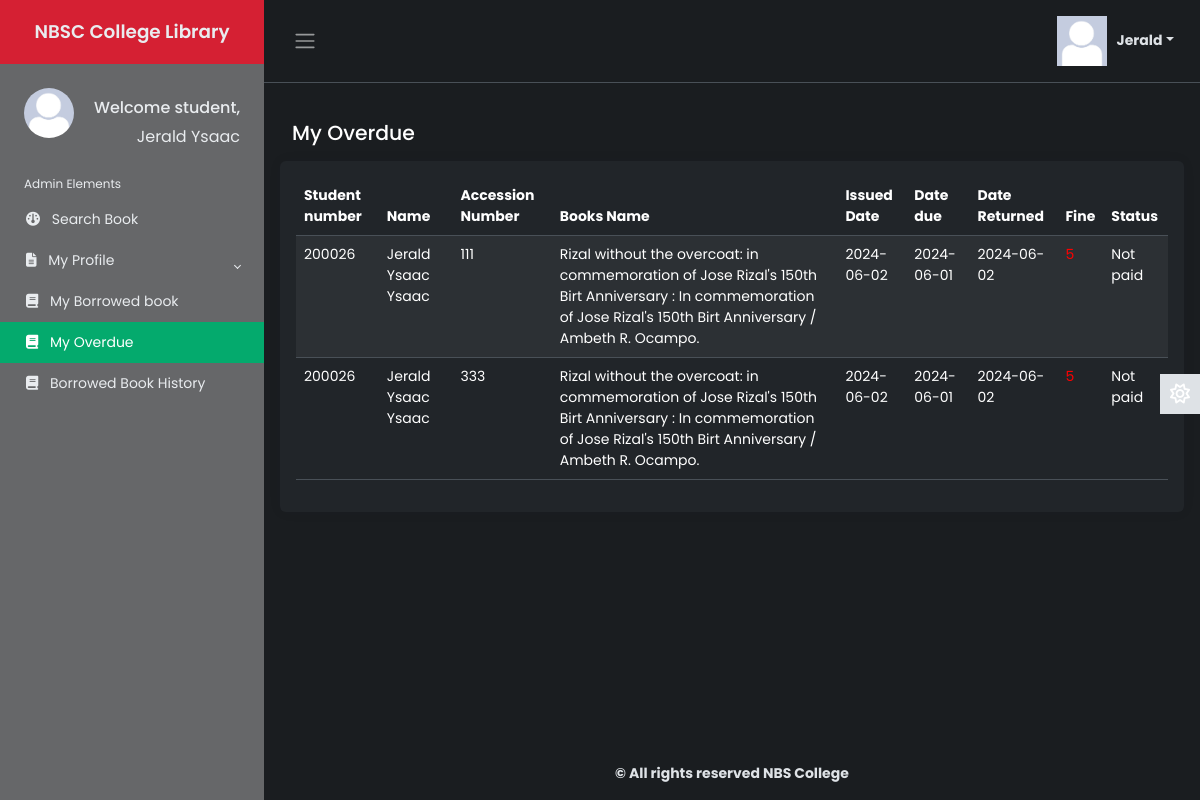
/Source/librarian/user/student/finezone.php (signed in), run on an earlier commit of the app's database.
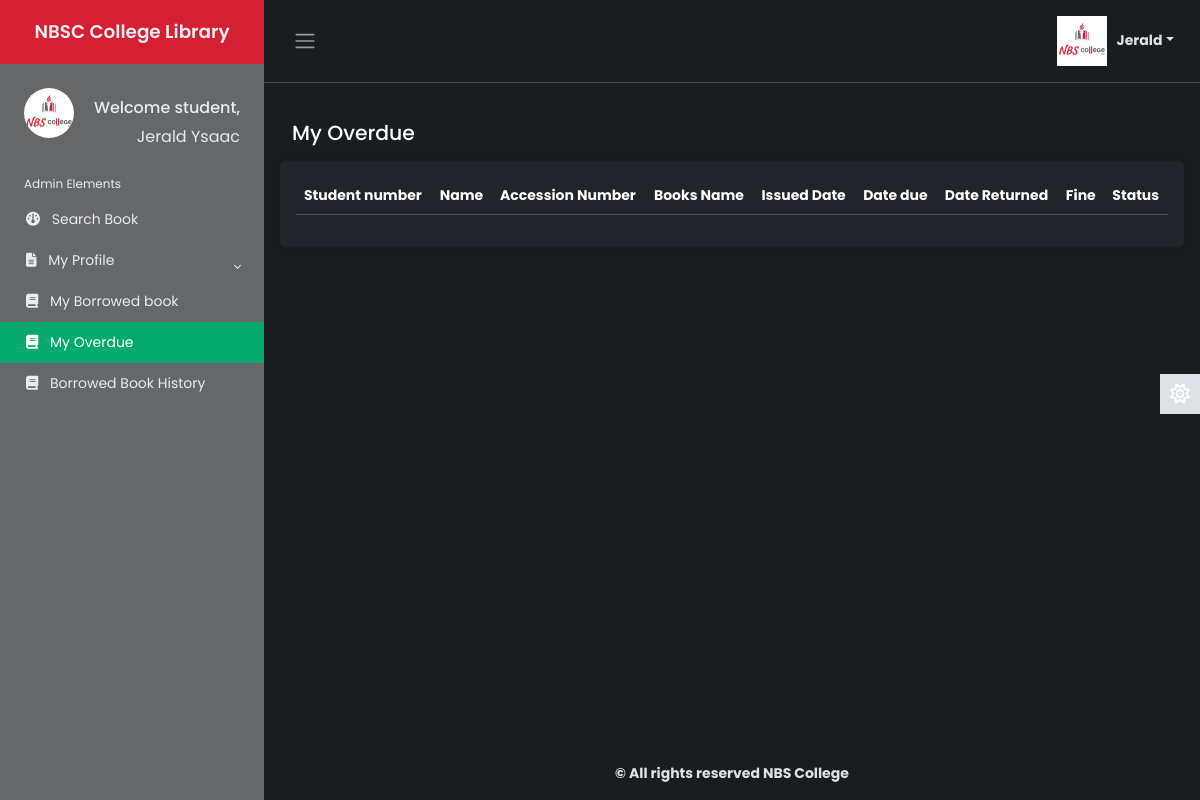
And on a later commit of the database.
### tables this page shows
CREATE TABLE `student` (
  `student_number` varchar(20) NOT NULL,
  `first_name` varchar(50) NOT NULL,
  `last_name` varchar(50) NOT NULL,
  `middle_name` varchar(50) NOT NULL,
  `email` varchar(50) NOT NULL,
  `course` varchar(250) NOT NULL,
  `year` varchar(20) NOT NULL,
  `semester` varchar(20) NOT NULL,
  `password` varchar(100) NOT NULL,
  `user_type` varchar(7) NOT NULL,
  `photo` varchar(500) NOT NULL,
  `status` varchar(7) NOT NULL,
  `vkey` varchar(255) NOT NULL,
  `verified` varchar(3) NOT NULL
);

CREATE TABLE `finezone` (
  `id` int(10) NOT NULL,
  `first_name` varchar(50) NOT NULL,
  `last_name` varchar(50) NOT NULL,
  `middle_name` varchar(50) NOT NULL,
  `student_number` varchar(50) NOT NULL,
  `utype` varchar(10) NOT NULL,
  `email` varchar(100) NOT NULL,
  `booksname` varchar(200) NOT NULL,
  `accession_number` varchar(255) NOT NULL,
  `date_issued` varchar(100) NOT NULL,
  `booksissuedate` varchar(50) NOT NULL,
  `booksreturndate` varchar(10) NOT NULL,
  `fine` varchar(50) NOT NULL,
  `remarks` mediumtext NOT NULL,
  `status` varchar(7) NOT NULL,
  `username` varchar(20) NOT NULL
);

### Source/librarian/user/student/finezone.php (the view, shortened to what the changed rows need)
        <?php
    include 'inc/header.php';
    include 'inc/connection.php';
 ?>
<main class="content px-3 py-2">
    <div class="card border-0">
        <div class="card-body">
            <table class="table table-hover text-left table-striped" id="dtBasicExample">
            <thead>
								   <tr>
                                        <th>Student number</th>
                                        <th>Name</th>
										<th>Accession Number</th>
                                        <th>Books Name</th>
                                        <th>Issued Date</th>
                                        <th>Date due</th>
                                        <th>Date Returned</th>
                                        <th>Fine</th>
                                        <th>Status</th>
								   </tr>
								</thead>
                                <tbody>
                                <?php
                                    $res1 = mysqli_query($link, "SELECT * FROM finezone WHERE student_number='".$_SESSION['student']."' ORDER BY id DESC");
                                    while ($row = mysqli_fetch_array($res1)) {
                                        if ($row["fine"] > 0 && $row["status"] == "no") {
                                            echo "<tr>";
                                            echo "<td>"; echo $row["student_number"]; echo "</td>";
                                            echo "<td>"; echo $row["first_name"] . ' ' . $row["last_name"]; echo "</td>";
                                            echo "<td>"; echo $row["accession_number"]; echo "</td>";
                                            echo "<td>"; echo $row["booksname"]; echo "</td>";
                                            echo "<td>"; echo $row["date_issued"]; echo "</td>";
                                            echo "<td>"; echo $row["booksissuedate"]; echo "</td>";
                                            echo "<td>"; echo $row["booksreturndate"]; echo "</td>";
                                            echo "<td style='color:red'>"; echo $row["fine"]; echo "</td>";
                                            echo "<td>";
                                            if ($row["status"] == "no") {
                                                echo "Not paid";
                                            } else {
                                                echo $row["status"];
                                            }
                                            echo "</td>";
                                            echo "</tr>";
                                        }
                                    }
                                    ?>
							  </tbody>
							</table>
        </div>
    </div>
</main>

### Source/librarian/user/student/inc/header.php (shortened to what the changed rows need)
        <?php
include 'inc/connection.php';
?>
<!DOCTYPE html>
<html lang="en" data-bs-theme="dark">
<head>
    <link href="https://cdn.datatables.net/v/dt/jszip-3.10.1/dt-2.0.3/b-3.0.1/b-html5-3.0.1/b-print-3.0.1/datatables.min.css" rel="stylesheet">
    <link rel="stylesheet" href="inc/css/bootstrap.min.css">
    <link rel="stylesheet" href="inc/css/custom1.css">
    <link rel="stylesheet" href="inc/css/animate.css">
</head>
<body>
    <div class="wrapper">
    <aside id="sidebar" class="js-sidebar">
            <div class="h-100">
                <ul class="sidebar-nav">
                    <li class="sidebar-header">
                    <span>
                        <?php
						  $res1 = mysqli_query($link, "select * from student where student_number='".$_SESSION['student']."'");
						  while ($row1 = mysqli_fetch_array($res1)){
							  ?><img src="<?php echo $row1["photo"]; ?> " height="50px" width="50px" alt="something wrong" class="rounded-circle" style="float:left;"> </a> <?php
						  }
                        ?>
						<h6 style="float: right; margin-top: 10px; color:inherit;">
						Welcome
			   		<?php
					$res1 = mysqli_query($link, "select * from student where student_number='".$_SESSION['student']."'");
					while ($row = mysqli_fetch_array($res1)){
						?><?php echo $row["user_type"]; ?><span>,</span><?php
					}
			   		?>
            			</h6>
                        <br><br>
                        </span>
                        <h6 style="float:inline-end; margin-top: 1px; font-weight:normal;">
			   		<?php
					$res1 = mysqli_query($link, "select * from student where student_number='".$_SESSION['student']."'");
					while ($row = mysqli_fetch_array($res1)){
						?><?php echo $row["first_name"]; ?><span> <?php echo $row["last_name"]; ?></span><?php
					}
			   		?>
            			</h6>
                    </li>
                    <br>
                </ul>
            </div>
        </aside>
        <div class="main">
            <nav class="navbar navbar-expand px-3 border-bottom">
                <div class="navbar-collapse navbar">
                        <ul class="navbar-nav" style="margin-right:10px;">
                        <li class="nav-item dropdown">
								<?php
									  $res1 = mysqli_query($link, "select * from student where student_number='".$_SESSION['student']."'");
										  ?><a href="" class="dropdown-toggle" data-bs-toggle="dropdown" ><img src="<?php echo $row["photo"]; ?>" alt="" height="50px" width="50px" ><span><?php echo $_SESSION["student"]; ?></span></a> <?php
									  while ($row = mysqli_fetch_array($res1)){
										 ?><a href="" class="dropdown-toggle" data-bs-toggle="dropdown" style="color:inherit; font-weight:bold;"><img src="<?php echo $row["photo"]; ?>" height="50px" width="50px" alt=""><span style="margin-left:10px; color:inherit;"><?php echo $row["first_name"]; ?></span></a>
                                         <?php
									 }
                                ?>
                        </li>
                    </ul>
                </div>
            </nav>
</body>
</html>

What changed in the data, as far as the page shows it:
removed finezone: student_number "200026", first_name "Jerald Ysaac", last_name "Ysaac", accession_number "111", booksname "Rizal without the overcoat: in commemoration of Jose Rizal's 150th Birt Anniversary : In commemoration of Jose Rizal's 150th Birt Anniversary / Ambeth R. Ocampo.", date_issued "2024-06-02", booksissuedate "2024-06-01", booksreturndate "2024-06-02", fine "5", status "Not paid"
removed finezone: student_number "200026", first_name "Jerald Ysaac", last_name "Ysaac", accession_number "333", booksname "Rizal without the overcoat: in commemoration of Jose Rizal's 150th Birt Anniversary : In commemoration of Jose Rizal's 150th Birt Anniversary / Ambeth R. Ocampo.", date_issued "2024-06-02", booksissuedate "2024-06-01", booksreturndate "2024-06-02", fine "5", status "Not paid"
changed student "student": photo: picture added in place of a placeholder
